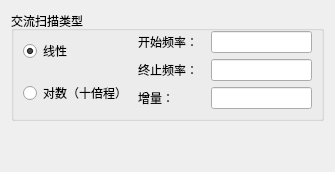
         <widget class="QWidget" name="ACSweep">
          <attribute name="title">
           <string>主扫描</string>
          </attribute>
          <layout class="QGridLayout" name="gridLayout_10">
           <item row="0" column="0">
            <widget class="QGroupBox" name="ACSweepType">
             <property name="font">
              <font>
               <family>Microsoft YaHei UI</family>
               <weight>50</weight>
               <bold>false</bold>
              </font>
             </property>
             <property name="title">
              <string>交流扫描类型</string>
             </property>
             <layout class="QGridLayout" name="gridLayout_11" columnstretch="1,2">
              <property name="topMargin">
               <number>0</number>
              </property>
              <item row="0" column="0">
               <widget class="QRadioButton" name="ACLinear">
                <property name="text">
                 <string>线性</string>
                </property>
                <property name="checked">
                 <bool>true</bool>
                </property>
               </widget>
              </item>
              <item row="0" column="1" rowspan="2">
               <layout class="QVBoxLayout" name="verticalLayout_4">
                <item>
                 <layout class="QHBoxLayout" name="horizontalLayout_8" stretch="2,3">
                  <item>
                   <widget class="QLabel" name="label_10">
                    <property name="font">
                     <font>
                      <family>Microsoft YaHei UI</family>
                     </font>
                    </property>
                    <property name="text">
                     <string>开始频率：</string>
                    </property>
                   </widget>
                  </item>
                  <item>
                   <widget class="QLineEdit" name="ACStart">
                    <property name="font">
                     <font>
                      <family>Microsoft YaHei UI</family>
                     </font>
                    </property>
                    <property name="text">
                     <string/>
                    </property>
                   </widget>
                  </item>
                 </layout>
                </item>
                <item>
                 <layout class="QHBoxLayout" name="horizontalLayout_17" stretch="2,3">
                  <item>
                   <widget class="QLabel" name="label_21">
                    <property name="font">
                     <font>
                      <family>Microsoft YaHei UI</family>
                     </font>
                    </property>
                    <property name="text">
                     <string>终止频率：</string>
                    </property>
                   </widget>
                  </item>
                  <item>
                   <widget class="QLineEdit" name="ACEnd">
                    <property name="font">
                     <font>
                      <family>Microsoft YaHei UI</family>
                     </font>
                    </property>
                    <property name="text">
                     <string/>
                    </property>
                   </widget>
                  </item>
                 </layout>
                </item>
                <item>
                 <layout class="QHBoxLayout" name="horizontalLayout_18" stretch="2,3">
                  <item>
                   <widget class="QLabel" name="ACStepLabel">
                    <property name="font">
                     <font>
                      <family>Microsoft YaHei UI</family>
                     </font>
                    </property>
                    <property name="text">
                     <string>增量：</string>
                    </property>
                   </widget>
                  </item>
                  <item>
                   <widget class="QLineEdit" name="ACStep">
                    <property name="font">
                     <font>
                      <family>Microsoft YaHei UI</family>
                     </font>
                    </property>
                    <property name="text">
                     <string/>
                    </property>
                   </widget>
                  </item>
                 </layout>
                </item>
               </layout>
              </item>
              <item row="1" column="0">
               <widget class="QRadioButton" name="ACLog">
                <property name="text">
                 <string>对数（十倍程）</string>
                </property>
               </widget>
              </item>
             </layout>
            </widget>
           </item>
           <item row="1" column="0">
            <spacer name="verticalSpacer_2">
             <property name="orientation">
              <enum>Qt::Vertical</enum>
             </property>
             <property name="sizeHint" stdset="0">
              <size>
               <width>20</width>
               <height>40</height>
              </size>
             </property>
            </spacer>
           </item>
          </layout>
         </widget>
